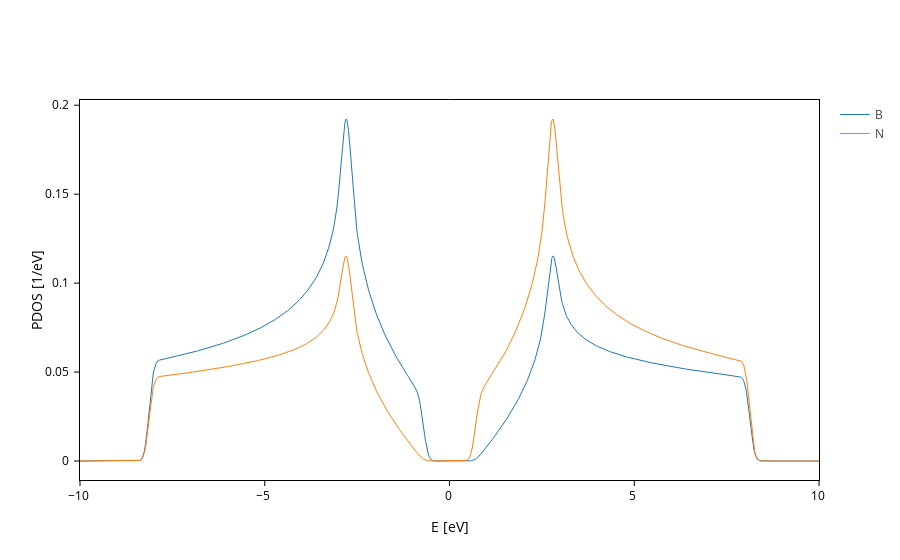

The code cell stored with this chart in its notebook:
### Code cell
pdos_plot

### Figure 1 — Plotly figure (JSON) as saved in the notebook; plotly's stock layout.template omitted (floating-point values rounded to 4 significant figures; data arrays with more than 128 entries replaced by an {"elided": "..."} marker saying what was removed)
{"data": [{"line": {"width": 1.0}, "meta": {}, "mode": "lines", "name": "B", "type": "scatter", "x": {"elided": "1000 float values"}, "y": {"elided": "1000 float values"}}, {"line": {"width": 1.0}, "meta": {}, "mode": "lines", "name": "N", "type": "scatter", "x": {"elided": "1000 float values"}, "y": {"elided": "1000 float values"}}], "layout": {"scene": {"xaxis": {"title": {"text": "E [eV]"}}, "yaxis": {"title": {"text": "PDOS [1/eV]"}}}, "xaxis": {"title": {"text": "E [eV]"}}, "yaxis": {"title": {"text": "PDOS [1/eV]"}}}}
